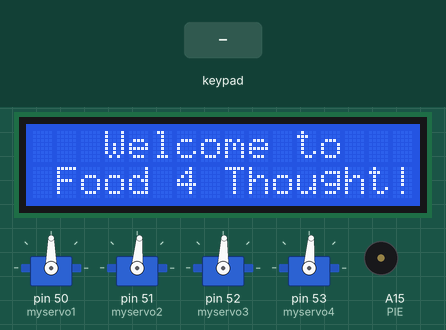
A sketch run on a simulated Arduino Mega 2560, built with avr-gcc and run on an emulated ATmega2560. Shown: 16×2 character LCD, 4 × servo, buzzer (waves = sounding). The inputs (shaded band) are chosen by the test bench. Random numbers use the default seed unless the sketch sets one; EEPROM starts erased.

Above: at 2.1 s.
At 4.7 s:
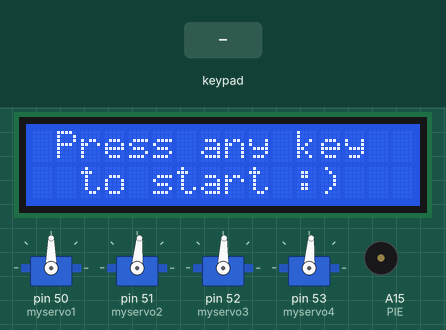
4.8 s: keypad keys 1 4 1 5 1 6 1 7 pressed 0.4 s apart
At 6.2 s:
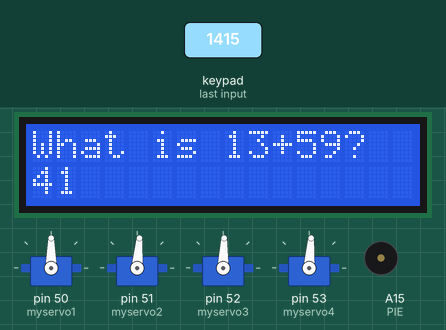
At 8.9 s:
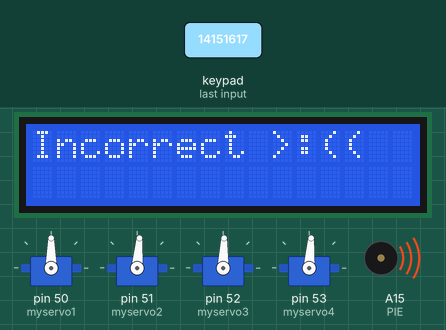
Timing chart, 0 to 19.3 s (numbered marks = the images above; inputs shaded):
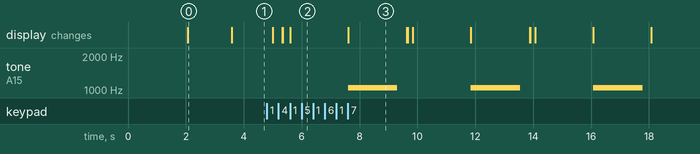

The sketch:

boo.ino
```cpp
// Eileen Kuang and Elaine Qian
// January 17, 2024
// Food for Thought: Prototype
// Smart vending machine; pay for snacks with your intellect!

// Include libraries for servo, lcd, and keypad
#include "Servo.h"
#include <LiquidCrystal.h>
#include <Keypad.h>
#include <EEPROM.h>

// Variable declarations

// Create servo objects:
Servo myservo1;
Servo myservo2;
Servo myservo3;
Servo myservo4;

// keypad
const int ROW_NUM = 4; // four rows
const int COLUMN_NUM = 4; // four columns

char keys[ROW_NUM][COLUMN_NUM] = {
  {'1','2','3', 'A'},
  {'4','5','6', 'B'},
  {'7','8','9', 'C'},
  {'*','0','#', 'D'}
};

byte pin_rows[ROW_NUM] = {14, 15, 16, 17}; //connect to the row pinouts of the keypad
byte pin_column[COLUMN_NUM] = {18, 19, 20, 21}; //connect to the column pinouts of the keypad

Keypad keypad = Keypad(makeKeymap(keys), pin_rows, pin_column, ROW_NUM, COLUMN_NUM ); // initializing keypad object

// lcd display
const int RS = A0, EN = A1, D4 = A2, D5 = A3, D6 = A4, D7 = A5;
LiquidCrystal lcd(RS, EN, D4, D5, D6, D7);

// piezo!
const int PIE = A15;

int num1, num2, op, ans, input;
int wrong=0; // counts consecutive wrong answers
char key, choice;
long time = 300000; // five minutes in milliseconds

void setup() {

  Serial.begin(9600);
  delay(2000);

  lcd.begin(16, 2); //sets up rows and columns on the screen
  lcd.clear();
  lcd.setCursor(0,0);

  // welcome message
  lcd.print("   Welcome to");
  lcd.setCursor(0,1);
  lcd.print(" Food 4 Thought!");

  myservo1.attach(50); // choice A
  myservo1.write(90);

  myservo2.attach(51); // choice B
  myservo2.write(85);

  myservo3.attach(52); // choice C
  myservo3.write(88);

  myservo4.attach(53); // choice D
  myservo4.write(86);

  delay(1500);
  lcd.clear();

}

void loop() {

  startingPage();

  // while not timed out
  while (wrong < 3){

    generateProblem();
    printProblem();

    // if answer is correct
    if (getAns()) {
      dispense();
      wrong = 0;
      lcd.clear();
      lcd.setCursor(0,0);
      lcd.print("Enjoy your snack!");
      delay(5000);
      startingPage();

    } else {
      wrong++;
    }
  }

  timeOut();
  wrong = 0;
}

// starting prompt; begins program when user enters any key
void startingPage(){

  lcd.clear();
  lcd.setCursor(0,0);
  lcd.print(" Press any key");
  lcd.setCursor(0,1);
  lcd.print("  to start :)");

  key = keypad.getKey();

  while(key == NO_KEY) {
    key = keypad.getKey();
  }
  delay(200);
  lcd.clear();
  delay(300);

}

// generates a random arithmetic problem; ensures that the answer is a 2 digit integer
void generateProblem(){

  bool generate = true;

  while(generate){

    reseedRandom(); // generate random seed

    op = (int) random(1, 5);

    if (op == 1)  {
      num1 = (int) random(10, 100);
      num2 = (int) random(10, 100);
      ans = num1 + num2;
    } else if (op == 2) {
      num1 = (int) random(10, 100);
      num2 = (int) random(10, 100);
      ans = num1 - num2;
    } else if (op == 3) {
      num1 = (int) random(2, 10);
      num2 = (int) random(5, 10);
      ans = num1 * num2;
    } else if (op == 4) {
      num1 = (int) random(10, 100);
      num2 = (int) random(2, 9);
      ans = (int) num1 / num2;
    }

    // checks if answer is two digits
    if(ans < 100 && ans > 10){

      if(op == 4){
        // checks if quotient is an integer
        if(ans * num2 == num1){
          generate = false;
          lcd.print(num1);
          lcd.print(num2);
        }
      } else {
        generate = false;
        lcd.print(num1);
        lcd.print(num2);

      }

    }

  }

}

// prints the random arithmetic problem to LCD
void printProblem(){

  lcd.clear();
  lcd.setCursor(0,0);
  lcd.print("What is ");
  lcd.print(num1);
  if (op == 1){ // plus (+)
      lcd.print("+");
    } else if (op == 2){ // minus (-)
      lcd.print("-");
    } else if (op == 3){ // multiplication (*)
      lcd.print("*");
    } else if (op == 4){ // division (/)
      lcd.print("/");
    }
  lcd.print(num2);
  lcd.print("?");
  delay(10);

}

// receives user answer from keypad input
bool getAns() {

  lcd.setCursor(0,1); // prints answer to LCD on the second row

  // read keypad input
  key = keypad.getKey();

  while(key == NO_KEY) {
    key = keypad.getKey();
  }

  input = 10*(key-'0');
  lcd.print(key);

  key = keypad.getKey();

  while(key == NO_KEY) {
    key = keypad.getKey();
  }

  input = input + (key-'0');
  lcd.print(key);
  delay(2000);
  lcd.clear();
  lcd.setCursor(0, 0);

  // piezo sound effects
  if (input == ans){
    lcd.print("Correct!");
    tone(PIE, 4110); // C8
    delay(300);
    noTone(PIE);
    delay(1700);
  } else {
    lcd.print("Incorrect >:((");
    tone(PIE, 1047); // C6
    delay(1700);
    noTone(PIE);
    delay(300);
  }

  return(input == ans); // return true/false

}

// dispenses the appropriate snack, based on user's choice
void dispense() {

  lcd.clear();
  lcd.setCursor(0,0);

  lcd.print("Enter ur choice: ");

  // receive user input
  key = keypad.getKey();

  while(key == NO_KEY) {
    key = keypad.getKey();
  }

  // prints user input to screen
  choice = key;
  lcd.setCursor(0,1);
  lcd.print(choice);

  // dispense snack by rotating servos
  switch(choice){

    case 'A':
      myservo1.write(100);
      delay(1800);
      myservo1.write(90); // stop
      break;

    case 'B':
      myservo2.write(94);
      delay(1800);
      myservo2.write(85); // stop
      break;

    case 'C':
      myservo3.write(96);
      delay(1800);
      myservo3.write(88); // stop
      break;

    case 'D':
      myservo4.write(95);
      delay(1900);
      myservo4.write(86); // stop
      break;
    }

}

// when user answers 5 answers wrong consecutively
void timeOut(){

  lcd.clear();
  lcd.setCursor(0,0);
  lcd.print("You're timed out!");
  delay(time);

}

// re-generates random seed, allows arduino random to be 'truly' random
void reseedRandom() {

  static const uint32_t prime = 937;
  union
  {
    uint32_t i;
    uint8_t b[4];
  }
  raw;
  int8_t i;
  unsigned int seed;

  for ( i=0; i < sizeof(raw.b); i++) {

    raw.b[i] = EEPROM.read( i );

  }

  do {

    raw.i += prime;
    seed = raw.i & 0x7FFFFFFF;

  }
  while ((seed < 1) || (seed > 2147483646));

  randomSeed(seed);

  for ( i=0; i < sizeof(raw.b); ++i ) {
    EEPROM.write( i, raw.b[i] );
  }

}
```

Measured:
- after the input at 4.8 s, tone on A15 (PIE): alternates 1047 Hz for 1.7 s and silent for 2.5 s, starting after 2.8 s; the display: first changes after 0.21 s (image 2 shows a later state)
- what the display in image 0 shows lasts 1.5 s, from 2.1 s to 3.6 s
